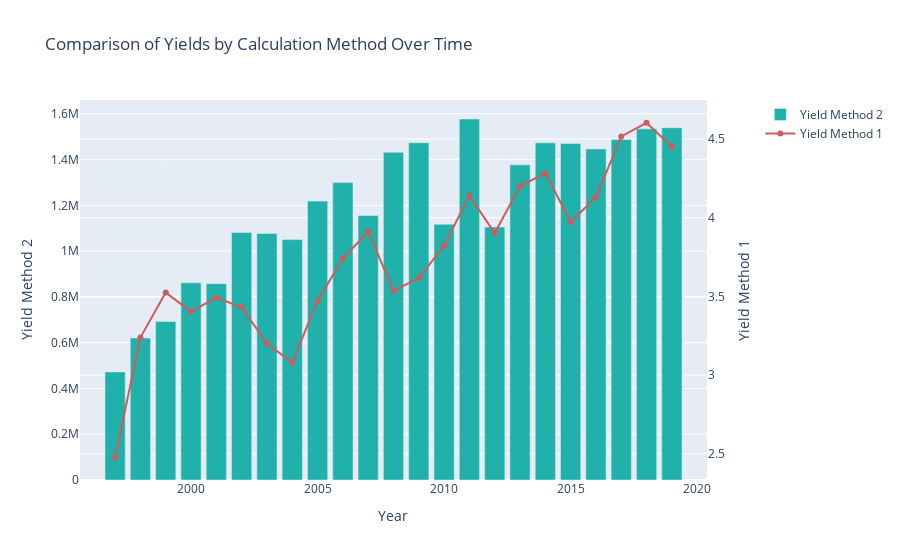

Notebook code cell kept with this figure:
### Code cell
import plotly.graph_objects as go
from plotly.subplots import make_subplots

# Create a figure with secondary y-axis
fig = make_subplots(specs=[[{"secondary_y": True}]])

# Add bar chart for Yield_Method_2
fig.add_trace(
    go.Bar(x=comparison_df['Year'], y=comparison_df['Yield_Method_2'], name='Yield Method 2', marker_color='lightseagreen'),
    secondary_y=False,
)

# Add line chart for Yield_Method_1
fig.add_trace(
    go.Scatter(x=comparison_df['Year'], y=comparison_df['Yield_Method_1'], name='Yield Method 1', marker_color='indianred', mode='lines+markers'),
    secondary_y=True,
)

# Add titles and labels
fig.update_layout(
    title_text="Comparison of Yields by Calculation Method Over Time",
    xaxis_title="Year"
)

# Set y-axes titles
fig.update_yaxes(title_text="Yield Method 2", secondary_y=False)
fig.update_yaxes(title_text="Yield Method 1", secondary_y=True)

# Show the figure
fig.show()

### Figure 1 — Plotly figure (JSON) as saved in the notebook; plotly's stock layout.template omitted (floating-point values rounded to 4 significant figures)
{"data": [{"marker": {"color": "lightseagreen"}, "name": "Yield Method 2", "type": "bar", "x": [1997, 1998, 1999, 2000, 2001, 2002, 2003, 2004, 2005, 2006, 2007, 2008, 2009, 2010, 2011, 2012, 2013, 2014, 2015, 2016, 2017, 2018, 2019], "xaxis": "x", "y": [472400.0, 620100.0, 692500.0, 861800.0, 858100.0, 1082000.0, 1077000.0, 1050000.0, 1219000.0, 1300000.0, 1156000.0, 1432000.0, 1474000.0, 1118000.0, 1577000.0, 1105000.0, 1377000.0, 1473000.0, 1470000.0, 1446000.0, 1488000.0, 1534000.0, 1540000.0], "yaxis": "y"}, {"marker": {"color": "indianred"}, "mode": "lines+markers", "name": "Yield Method 1", "type": "scatter", "x": [1997, 1998, 1999, 2000, 2001, 2002, 2003, 2004, 2005, 2006, 2007, 2008, 2009, 2010, 2011, 2012, 2013, 2014, 2015, 2016, 2017, 2018, 2019], "xaxis": "x", "y": [2.478, 3.238, 3.524, 3.404, 3.492, 3.431, 3.201, 3.08, 3.473, 3.741, 3.913, 3.536, 3.616, 3.823, 4.139, 3.903, 4.2, 4.283, 3.973, 4.131, 4.517, 4.604, 4.452], "yaxis": "y2"}], "layout": {"autosize": true, "title": {"text": "Comparison of Yields by Calculation Method Over Time"}, "xaxis": {"anchor": "y", "autorange": true, "domain": [0, 0.94], "range": [1996.0, 2020.0], "title": {"text": "Year"}, "type": "linear"}, "yaxis": {"anchor": "x", "autorange": true, "domain": [0, 1], "range": [0, 1660000.0], "title": {"text": "Yield Method 2"}, "type": "linear"}, "yaxis2": {"anchor": "x", "autorange": true, "overlaying": "y", "range": [2.303, 4.779], "side": "right", "title": {"text": "Yield Method 1"}, "type": "linear"}}}
